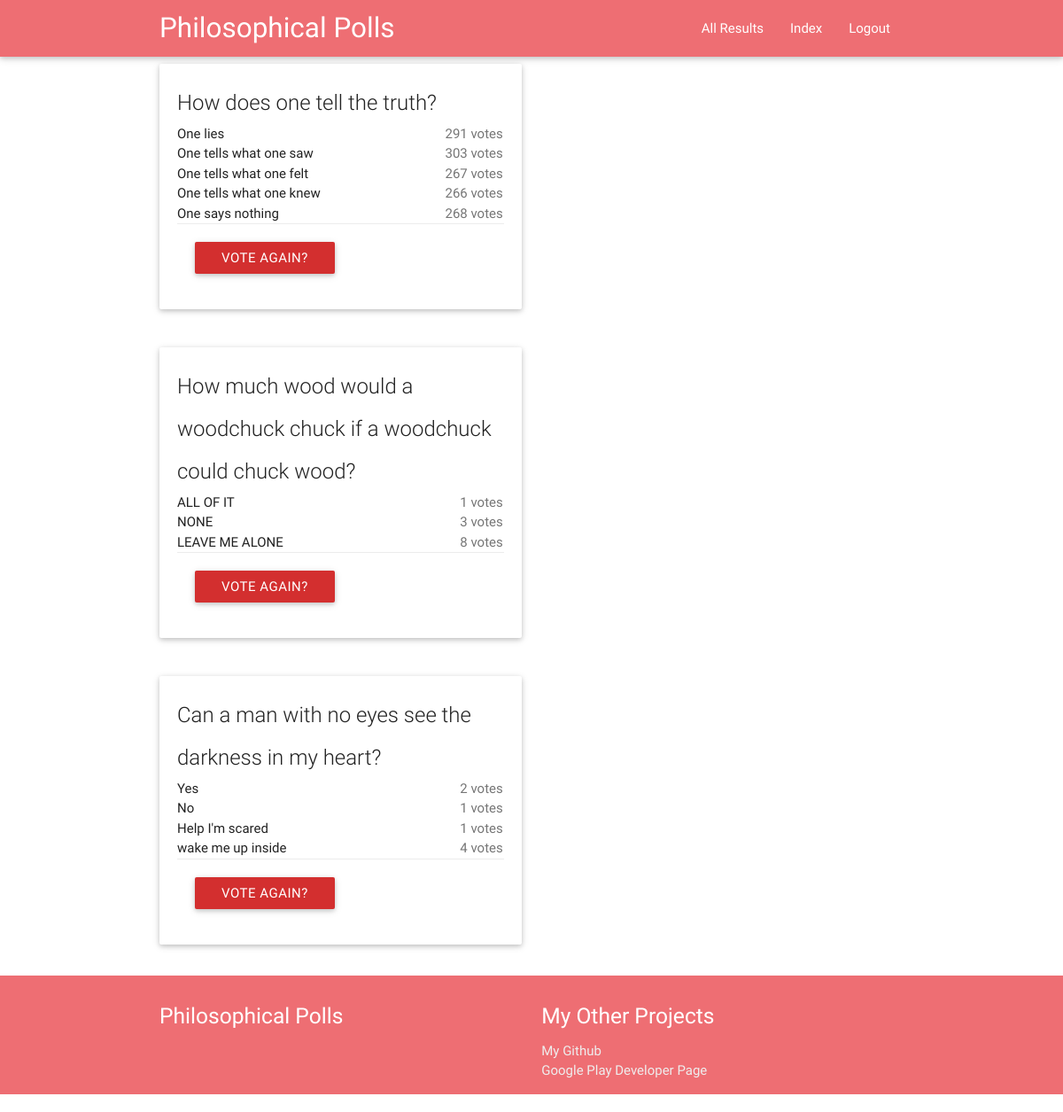
The app's page /allresults/ (signed in), older data.
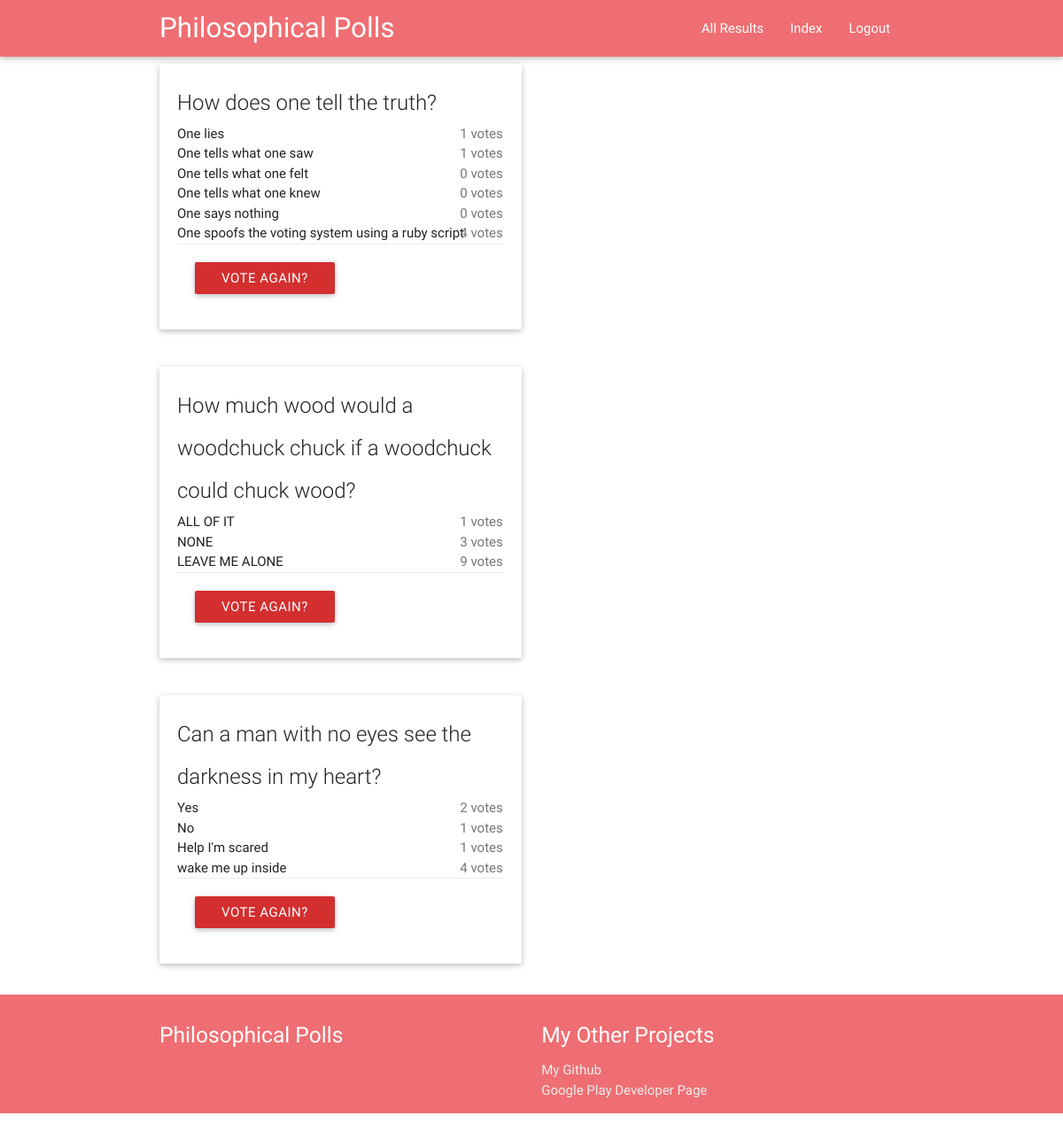
The same page, newer data.
### polls/models.py (models this page shows, shortened)
class Question(models.Model):
	question_text = models.CharField(max_length=200)
	pub_date = models.DateTimeField('Date Published')

class Choice(models.Model):
	question = models.ForeignKey(Question, on_delete=models.CASCADE)
	choice_text = models.CharField(max_length=200)
	votes = models.IntegerField(default=0)

### polls/views.py (the view)
# urls.py: url(r'^allresults/$', views.allresults, name='allresults'),
@login_required
def allresults(request):
	print get_client_ip(request)
	qs = Question.objects.all()
	return render(request, 'polls/allresults.html', { 'questions' : qs })

### polls/views.py (called while the page is built)
def get_client_ip(request):
	x_forwarded_for = request.META.get('HTTP_X_FORWARDED_FOR')
	if x_forwarded_for:
	    ip = x_forwarded_for.split(',')[0]
	else:
	    ip = request.META.get('REMOTE_ADDR')
	return ip

### polls/templates/polls/allresults.html
{% extends 'polls/base.html' %}
{% block body_block %}
		{% for question in questions %}
		<div class="row">
			<div class="col s12 m6">
				<div class="card hoverable">
					<div class="card-content">
						<span class="card-title">{{ question.question_text }}</span>
						{% if question %}
						    {% for c in question.choice_set.all %}
							<p class="collection-item">{{c.choice_text}} <span class="badge">{{ c.votes }} votes{{ choice.votes|pluralize }}</span></p>
						    {% endfor %}
						<div class="card-action">
						    <a class="waves-effect waves-light red darken-2 btn" href="{% url 'polls:detail' question.id %}">Vote again?</a>
						</div>
						{% else %}
						    <p>No polls are available.</p>
						{% endif %}
					</div>
				</div>
			</div>
		</div>
	{% endfor %}
{% endblock %}

Row changes from the older to the newer data that the page shows:
changed Choice "One lies": votes "291" → "1"
changed Choice "One tells what one saw": votes "303" → "1"
changed Choice "One tells what one felt": votes "267" → "0"
changed Choice "One tells what one knew": votes "266" → "0"
changed Choice "One says nothing": votes "268" → "0"
added Choice: choice_text "One spoofs the voting system using a ruby script", votes "4", shown under Question "How does one tell the truth?"
changed Choice "LEAVE ME ALONE": votes "8" → "9"
